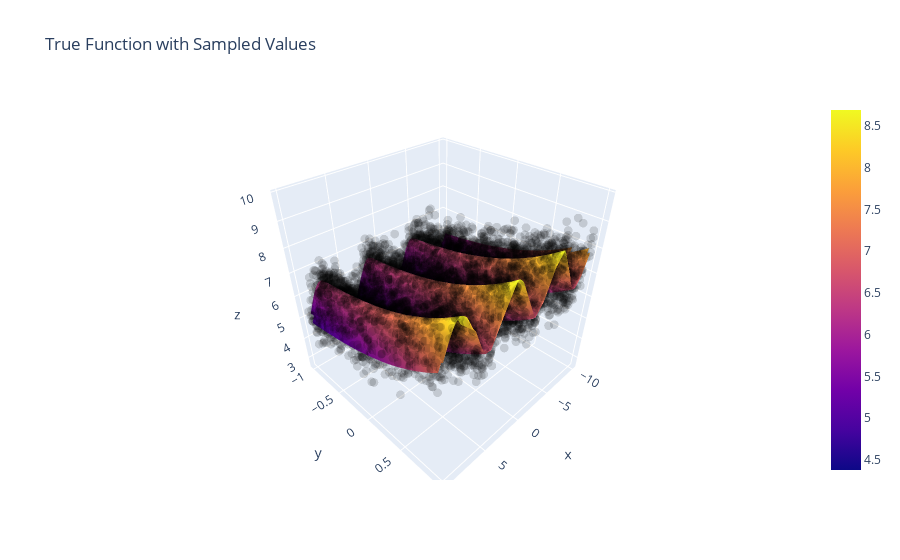

Notebook source saved alongside this figure:
### Code cell
fig = go.Figure(
    data=[
        go.Surface(x=plot_x, y=plot_y, z=Z),
        go.Scatter3d(
            x=X[:, 0],
            y=X[:, 1],
            z=obs_y,
            opacity=0.15,
            mode="markers",
            marker={"size": 3, "color": "black"},
        ),
    ]
)
fig.update_layout(title="True Function with Sampled Values")
fig.show()
